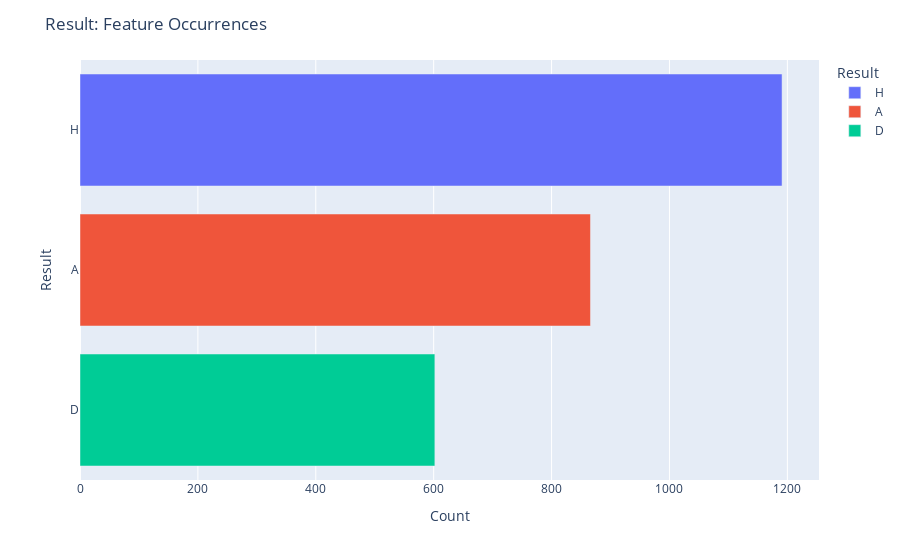

The cell this chart's notebook holds for it:
### Code cell
Show_Column_Feature_Occurrences(df, 
                                Feature='Result', 
                                sort_order='descending', 
                                orientation='horizontal')

### Figure 1 — Plotly figure (JSON) as saved in the notebook; plotly's stock layout.template omitted (floating-point values rounded to 4 significant figures)
{"data": [{"alignmentgroup": "True", "hovertemplate": "Result=%{y}<br>Count=%{x}<extra></extra>", "legendgroup": "H", "marker": {"color": "#636efa", "pattern": {"shape": ""}}, "name": "H", "offsetgroup": "H", "orientation": "h", "showlegend": true, "textposition": "auto", "type": "bar", "x": [1191], "xaxis": "x", "y": ["H"], "yaxis": "y"}, {"alignmentgroup": "True", "hovertemplate": "Result=%{y}<br>Count=%{x}<extra></extra>", "legendgroup": "A", "marker": {"color": "#EF553B", "pattern": {"shape": ""}}, "name": "A", "offsetgroup": "A", "orientation": "h", "showlegend": true, "textposition": "auto", "type": "bar", "x": [866], "xaxis": "x", "y": ["A"], "yaxis": "y"}, {"alignmentgroup": "True", "hovertemplate": "Result=%{y}<br>Count=%{x}<extra></extra>", "legendgroup": "D", "marker": {"color": "#00cc96", "pattern": {"shape": ""}}, "name": "D", "offsetgroup": "D", "orientation": "h", "showlegend": true, "textposition": "auto", "type": "bar", "x": [602], "xaxis": "x", "y": ["D"], "yaxis": "y"}], "layout": {"barmode": "relative", "legend": {"title": {"text": "Result"}, "tracegroupgap": 0}, "margin": {"t": 60}, "title": {"text": "Result: Feature Occurrences"}, "xaxis": {"anchor": "y", "domain": [0, 1], "title": {"text": "Count"}}, "yaxis": {"anchor": "x", "categoryarray": ["D", "A", "H"], "categoryorder": "array", "domain": [0, 1], "title": {"text": "Result"}}}}
